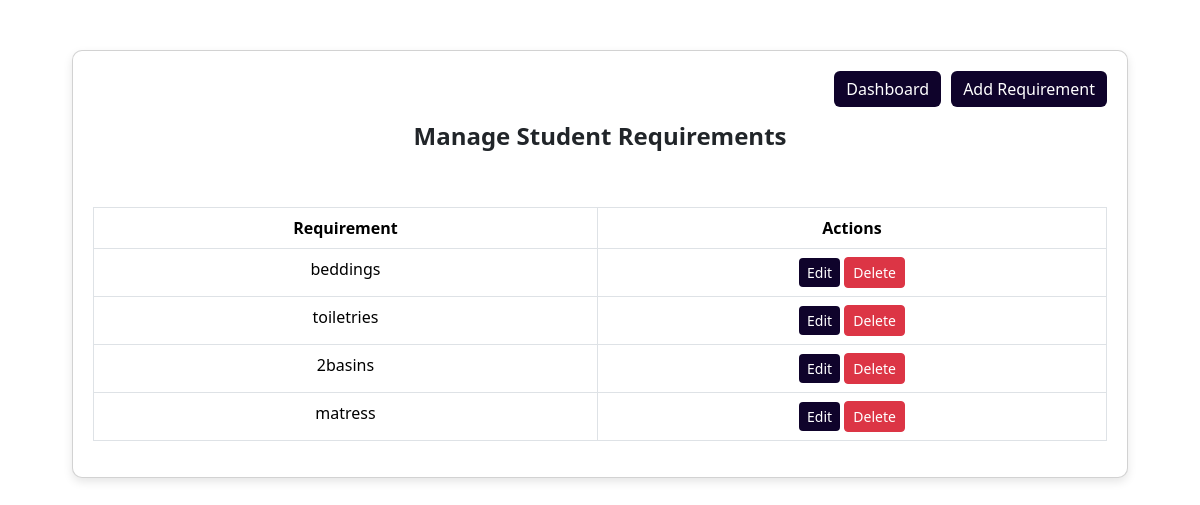
Screenshot of /studentrequirements.php (signed in) with the database file from the repository.
### tables this page shows
CREATE TABLE `requirements` (
  `requirement_id` int(11) NOT NULL,
  `requirement_name` varchar(255) NOT NULL
);

### studentrequirements.php (the view, shortened to what this page needs)
<?php
include 'db.php';
$sql = "SELECT requirement_id, requirement_name FROM requirements";
$result = mysqli_query($conn, $sql);
?>
<!DOCTYPE html>
<html lang="en">
<head>
    <link href="https://cdn.jsdelivr.net/npm/bootstrap@5.3.3/dist/css/bootstrap.min.css" rel="stylesheet">
</head>
<body>
<div class="container">
    <div class="card">
        <div class="top-buttons">
            <a href="admin.php" class="btn btn-primary">Dashboard</a>
            <a href="add_requirement.php" class="btn btn-primary">Add Requirement</a>
        </div>
        <h4 class="fw-bold text-center">Manage Student Requirements</h4>
        <table class="table table-bordered mt-5">
            <thead>
                <tr>
                    <th>Requirement</th>
                    <th>Actions</th>
                </tr>
            </thead>
            <tbody>
                <?php while ($row = mysqli_fetch_assoc($result)) { ?>
                    <tr>
                        <td><?php echo $row['requirement_name']; ?></td>
                        <td>
                            <a href="edit_requirement.php?id=<?php echo $row['requirement_id']; ?>" class="btn btn-primary btn-sm">Edit</a>
                            <a href="delete_requirement.php?id=<?php echo $row['requirement_id']; ?>" class="btn btn-danger btn-sm" onclick="return confirm('Are you sure you want to delete this requirement?');">Delete</a>
                        </td>
                    </tr>
                <?php } ?>
            </tbody>
        </table>
    </div>
</div>
</body>
</html>

### studentrequirements.php (style rules this page uses)
body { background-color: white; color: #0f032b; }
.container { margin-top: 50px; max-width: 90%; }
.card { background-color: white; border-radius: 10px; padding: 20px; box-shadow: 0px 4px 10px rgba(0, 0, 0, 0.1); }
.btn-primary { background-color: #0f032b !important; color: white !important; border: none !important; }
.table thead { background-color: #0f032b; color: white; }
.top-buttons { display: flex; justify-content: flex-end; gap: 10px; margin-bottom: 15px; }
td { text-align: center; }
th { text-align: center; }

### rows the page displays
requirements: requirement_name "beddings"
requirements: requirement_name "toiletries"
requirements: requirement_name "2basins"
requirements: requirement_name "matress"
